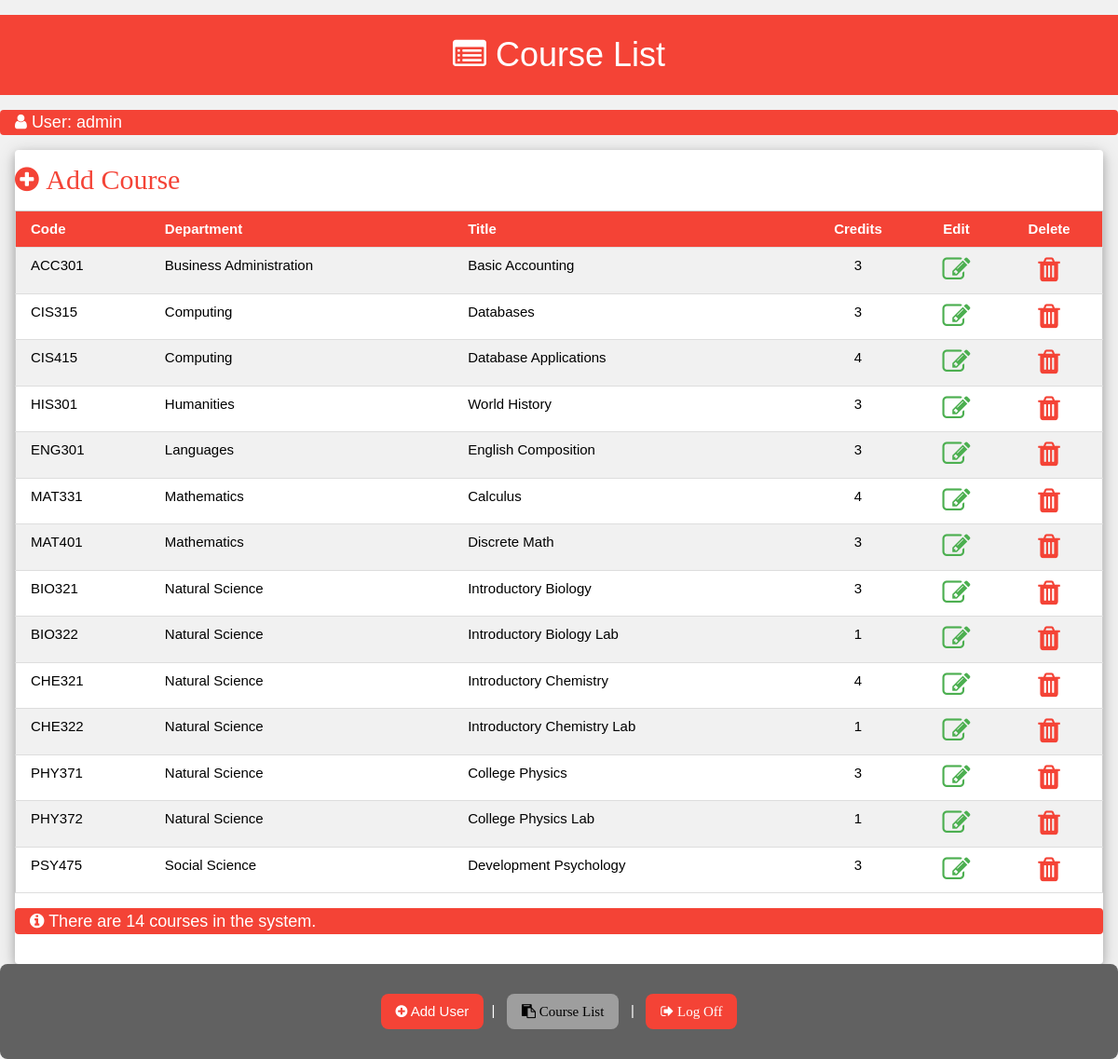
Screenshot of /list_course_maint.php (signed in) with the database file from the repository.
### tables this page shows
CREATE TABLE Courses (
  Code_pk               VARCHAR(6) NOT NULL,
  Title                 VARCHAR(50) NOT NULL,
  Credits               INT NOT NULL,
  DepartmentId_fk       INT NOT NULL,
  PRIMARY KEY           (Code_pk),
  FOREIGN KEY           (DepartmentId_fk) 
      REFERENCES        Departments(DepartmentId_pk)
);

CREATE TABLE Departments (
  DepartmentId_pk       INT NOT NULL AUTO_INCREMENT,
  Name                  VARCHAR(40) NOT NULL,
  PRIMARY KEY           (DepartmentId_pk)
);

### list_course_maint.php (the view, shortened to what this page needs)
  <?php
	include "./common/header.php";
?>
	</head>
	<body class="w3-light-grey">
		<div class="w3-panel w3-red w3-xxlarge w3-center w3-padding-16">
			<i class="fa fa-list-alt"></i> Course List
		</div>
		<div class="w3-panel w3-red w3-large w3-padding-8 w3-round">
			<i class="fa fa-user"></i> User: <?php echo $_SESSION["Username_pk"] ?>
		</div>
		<div class="w3-container">
			<form class="w3-card-4 w3-white w3-round w3-padding-16" name="UniversityForm" method="post" action="">
				<div class="w3-margin-bottom">
					<i class="fa fa-plus-circle fa-2x w3-text-red handPointer"
						onclick="addCourse();"> Add Course</i>
				</div>
				<div class="w3-responsive">
					<table class="w3-table-all w3-hoverable">
						<tr class="w3-red">
							<th>Code</th>
							<th>Department</th>
							<th>Title</th>
							<th class="w3-center">Credits</th>
							<th class="w3-center">Edit</th>
							<th class="w3-center">Delete</th>
						</tr>
						<?php
							function show_edit_icon($Code_pk) {
								echo "<td class=\"w3-center\">";
								echo "<i class=\"fa fa-edit w3-text-green fa-2x handPointer\" ";
								echo "onclick=\"editCourse('$Code_pk');\"></i>";
								echo "</td>";
							}
							function show_delete_icon($Code_pk) {
								echo "<td class=\"w3-center\">";
								echo "<i class=\"fa fa-trash w3-text-red fa-2x handPointer\" ";
								echo "onclick=\"deleteCourse('$Code_pk');\"></i>";
								echo "</td>";
							}
							include "./common/db_connect.php";
							$stmt = "SELECT c.Code_pk, d.Name, c.Title, c.Credits " .
									"FROM Courses c " .
									"JOIN Departments d " .
									"ON c.DepartmentId_fk = d.DepartmentId_pk";
							try {
								$result = $conn->query($stmt);
								$rowcount = $result->num_rows;
								while($record = $result->fetch_assoc()) {
									echo "<tr>";
									echo "<td>" . $record["Code_pk"] . "</td>";
									echo "<td>" . $record["Name"] . "</td>";
									echo "<td>" . $record["Title"] . "</td>";
									echo "<td class=\"w3-center\">" . $record["Credits"] . "</td>";
									show_edit_icon($record["Code_pk"]);
									show_delete_icon($record["Code_pk"]);
									echo "</tr>\n";
								}
							} catch (mysqli_sql_exception $ex) {
								echo "<tr><td colspan='6' class='w3-center'>Query failed: " . $ex->getMessage() . "</td></tr>";
							}
						?>
					</table>
					<div class="w3-panel w3-red w3-large w3-padding-8 w3-round">
						<i class="fa fa-info-circle"></i> There are <?php echo $rowcount ?> courses in the system.
					</div>
				</div>
			 </form>
		</div>
		<?php
			include "./common/footer.php";
		?>
	</body>
</html>

### common/header.php (shortened to what this page needs)
<!DOCTYPE html>
<html lang="en">
	<head>
		<link rel="stylesheet" href="./styles/w3.css">
		<link rel="stylesheet" href="https://cdnjs.cloudflare.com/ajax/libs/font-awesome/4.7.0/css/font-awesome.min.css">

### common/footer.php
  <footer class="w3-container w3-padding-32 w3-center w3-dark-grey w3-round-large">
    <?php
        if ($_SESSION["Type"] == 'A') {
            echo "<span class=\"w3-button w3-red w3-round-large w3-hover-shadow handPointer\" ";
            echo "onclick=\"window.location='add_user_screen.php';\">";
            echo "<i class=\"fa fa-plus-circle\"></i> Add User</span>";
            echo "&nbsp; | &nbsp;";
        }
    ?>
    <span class="w3-button w3-grey w3-round-large w3-hover-shadow handPointer"
          onclick="window.location='list_course_maint.php';">
        <i class="fa fa-clipboard"> Course List</i>
    </span>
    &nbsp; | &nbsp;
    <span class="w3-button w3-red w3-round-large w3-hover-shadow handPointer"
          onclick="window.location='logout_screen.php';">
        <i class="fa fa-sign-out"> Log Off</i>
    </span>
</footer>

### styles/w3.css (style rules this page uses)
html { box-sizing:border-box }
*,*:before,*:after { box-sizing:inherit }
html { -ms-text-size-adjust:100%;-webkit-text-size-adjust:100% }
body { margin:0 }
article,aside,details,figcaption,figure,footer,header,main,menu,nav,section { display:block }
html,body { font-family:Verdana,sans-serif;font-size:15px;line-height:1.5 }
html { overflow-x:hidden }
.w3-table,.w3-table-all { border-collapse:collapse;border-spacing:0;width:100%;display:table }
.w3-table-all { border:1px solid #ccc }
.w3-bordered tr,.w3-table-all tr { border-bottom:1px solid #ddd }
.w3-table-all tr:nth-child(odd) { background-color:#fff }
.w3-table-all tr:nth-child(even) { background-color:#f1f1f1 }
.w3-table td,.w3-table th,.w3-table-all td,.w3-table-all th { padding:8px 8px;display:table-cell;text-align:left;vertical-align:top }
.w3-table th:first-child,.w3-table td:first-child,.w3-table-all th:first-child,.w3-table-all td:first-child { padding-left:16px }
.w3-btn,.w3-button { border:none;display:inline-block;padding:8px 16px;vertical-align:middle;overflow:hidden;text-decoration:none;color:inherit;background-color:inherit;text-align:center;cursor:pointer;white-space:nowrap }
.w3-btn,.w3-button { -webkit-touch-callout:none;-webkit-user-select:none;-khtml-user-select:none;-moz-user-select:none;-ms-user-select:none;user-select:none }
.w3-responsive { display:block;overflow-x:auto }
.w3-container:after,.w3-container:before,.w3-panel:after,.w3-panel:before,.w3-row:after,.w3-row:before,.w3-row-padding:after,.w3-row-padding:before, .w3-cell-row:before,.w3-cell-row:after,.w3-clear:after,.w3-clear:before,.w3-bar:before,.w3-bar:after { content:"";display:table;clear:both }
.w3-round,.w3-round-medium { border-radius:4px }
.w3-round-large { border-radius:8px }
.w3-container,.w3-panel { padding:0.01em 16px }
.w3-panel { margin-top:16px;margin-bottom:16px }
.w3-card-4,.w3-hover-shadow:hover { box-shadow:0 4px 10px 0 rgba(0,0,0,0.2),0 4px 20px 0 rgba(0,0,0,0.19) }
.w3-large { font-size:18px!important }
.w3-xxlarge { font-size:36px!important }
.w3-center { text-align:center!important }
.w3-margin-bottom { margin-bottom:16px!important }
.w3-padding-16 { padding-top:16px!important;padding-bottom:16px!important }
.w3-padding-32 { padding-top:32px!important;padding-bottom:32px!important }
.w3-red,.w3-hover-red:hover { color:#fff!important;background-color:#f44336!important }
.w3-white,.w3-hover-white:hover { color:#000!important;background-color:#fff!important }
.w3-grey,.w3-hover-grey:hover,.w3-gray,.w3-hover-gray:hover { color:#000!important;background-color:#9e9e9e!important }
.w3-light-grey,.w3-hover-light-grey:hover,.w3-light-gray,.w3-hover-light-gray:hover { color:#000!important;background-color:#f1f1f1!important }
.w3-dark-grey,.w3-hover-dark-grey:hover,.w3-dark-gray,.w3-hover-dark-gray:hover { color:#fff!important;background-color:#616161!important }
.w3-text-green,.w3-hover-text-green:hover { color:#4CAF50!important }
.w3-text-red,.w3-hover-text-red:hover { color:#f44336!important }

### common/header.php (style rules this page uses)
.handPointer { cursor:pointer; }

### rows the page displays
courses: Code_pk "ACC301", DepartmentId_fk.Name "Business Administration", Title "Basic Accounting", Credits "3"
courses: Code_pk "CIS315", DepartmentId_fk.Name "Computing", Title "Databases", Credits "3"
courses: Code_pk "CIS415", DepartmentId_fk.Name "Computing", Title "Database Applications", Credits "4"
courses: Code_pk "HIS301", DepartmentId_fk.Name "Humanities", Title "World History", Credits "3"
courses: Code_pk "ENG301", DepartmentId_fk.Name "Languages", Title "English Composition", Credits "3"
courses: Code_pk "MAT331", DepartmentId_fk.Name "Mathematics", Title "Calculus", Credits "4"
courses: Code_pk "MAT401", DepartmentId_fk.Name "Mathematics", Title "Discrete Math", Credits "3"
courses: Code_pk "BIO321", DepartmentId_fk.Name "Natural Science", Title "Introductory Biology", Credits "3"
courses: Code_pk "BIO322", DepartmentId_fk.Name "Natural Science", Title "Introductory Biology Lab", Credits "1"
courses: Code_pk "CHE321", DepartmentId_fk.Name "Natural Science", Title "Introductory Chemistry", Credits "4"
courses: Code_pk "CHE322", DepartmentId_fk.Name "Natural Science", Title "Introductory Chemistry Lab", Credits "1"
courses: Code_pk "PHY371", DepartmentId_fk.Name "Natural Science", Title "College Physics", Credits "3"
courses: Code_pk "PHY372", DepartmentId_fk.Name "Natural Science", Title "College Physics Lab", Credits "1"
courses: Code_pk "PSY475", DepartmentId_fk.Name "Social Science", Title "Development Psychology", Credits "3"

### other values shown
$_SESSION["Username_pk"] "admin"
$rowcount "14"
